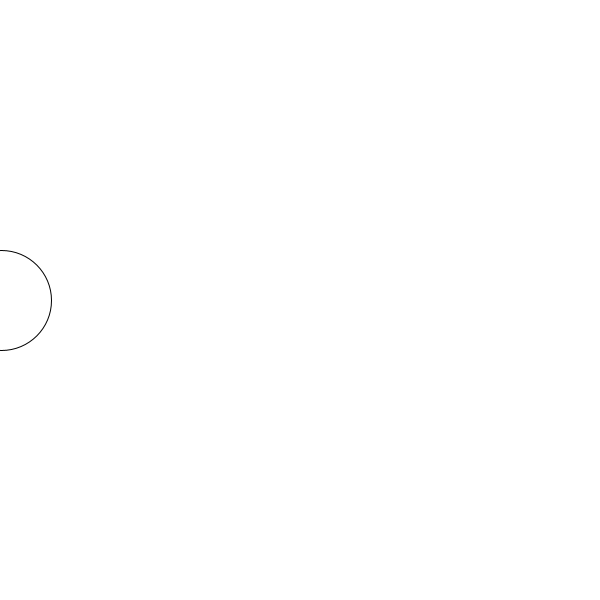
Frame 1 (no input)
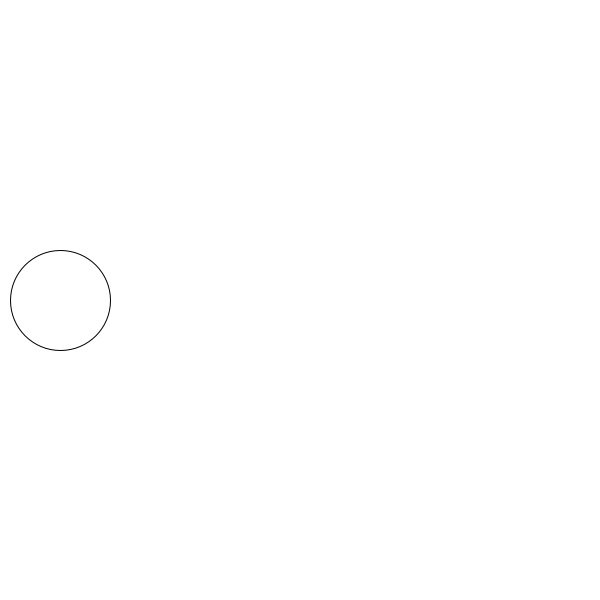
Frame 60 (the mouse pressed at the canvas centre just before this capture)
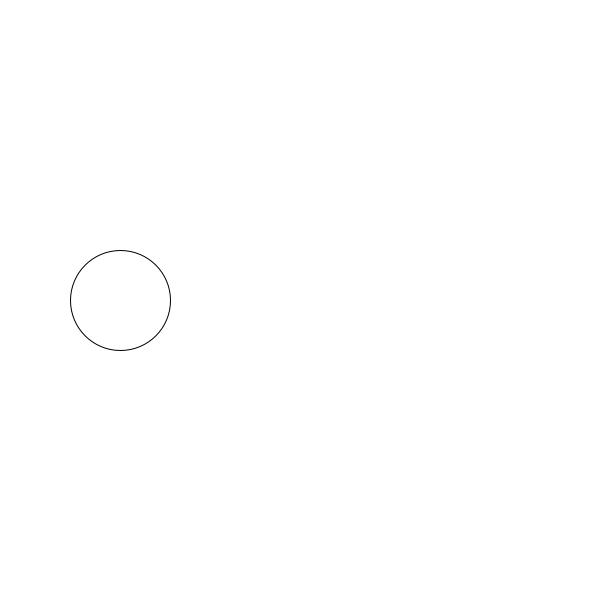
Frame 120 (the mouse held since frame 60 and released just before this capture)

The Processing sketch that drew these frames (run headless with seeded random() and noise(); from frame 60 on, the mouse is pressed at the canvas centre):

// Processing sketch: Question_4
// ── Question_4.pde
float x,a,y,b;
boolean p;

void setup(){
  size(600,600);
  a=1;
  b=1;
  y=height/2;
  p=false;
}

void draw(){
  background(255);
  if(mousePressed&&mouseX<=x+50&&mouseX>=x-50&&mouseY<=y+50&&mouseY>=y-50){
    p=true;
  }
  if(p==true){
    x=width/2;
    if(y<0||y>height){
      b=-b;
    }
    y+=b;
  }else if(p==false){
    if(x<0||x>width){
      a=-a;
    }
    x+=a;
  }
  ellipse(x,y,100,100);
}

void mousePressed(){
  
}
